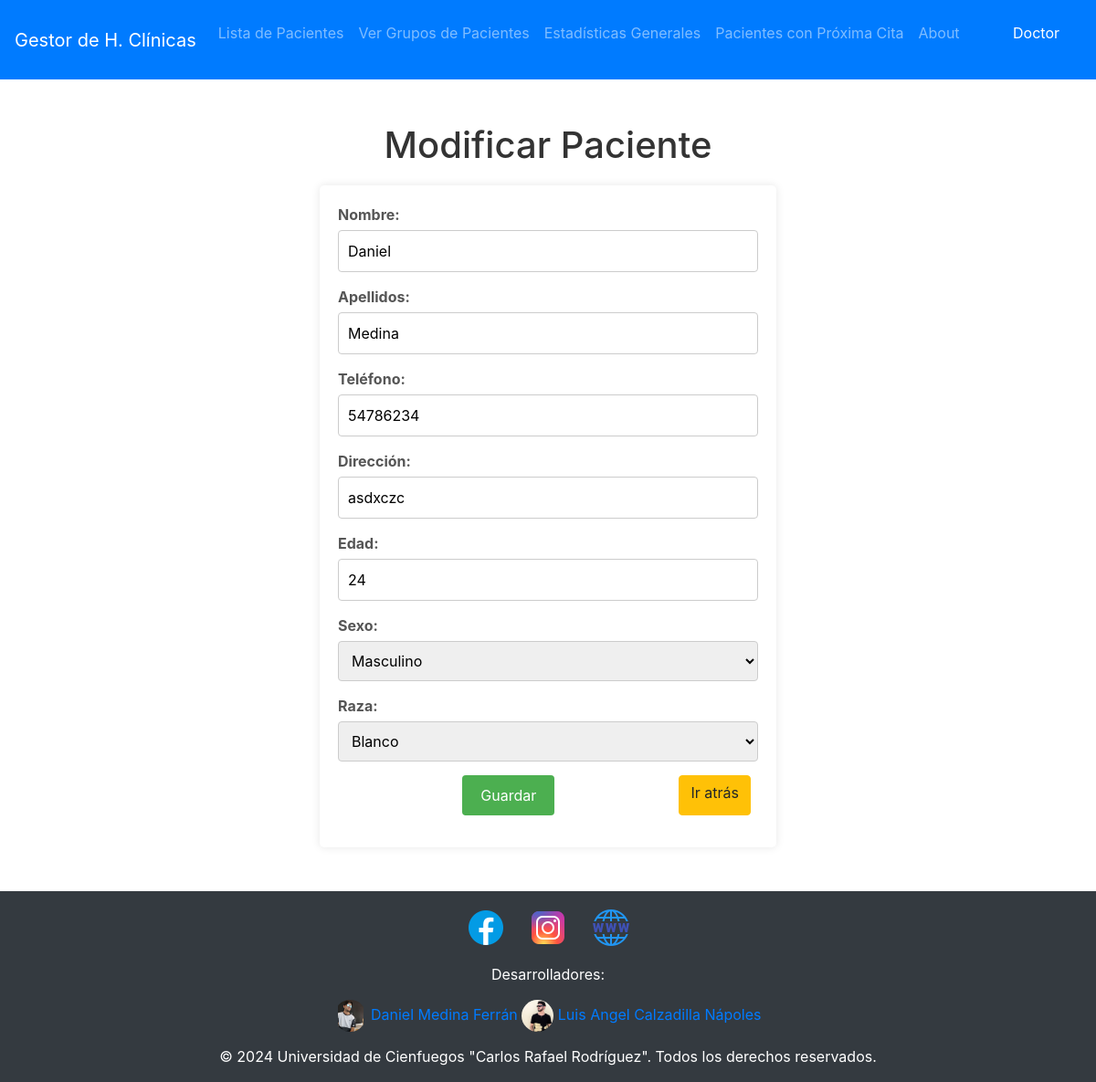
/pacientes/modificar/01111972163/ (signed in), run on the app's committed database.
### Historia/models.py (models this page shows, shortened)
class Paciente(models.Model):
    ci = models.CharField(primary_key=True, max_length=11)
    nombre = models.CharField(max_length=50)
    apellidos = models.CharField(max_length=50)
    telefono = models.IntegerField(null=True)
    direccion = models.CharField(max_length=50)
    SEXO_CHOICES = (
        ('M', 'Masculino'),
        ('F', 'Femenino'),
    )
    sexo = models.CharField(max_length=1, choices=SEXO_CHOICES)
    RAZA_CHOICES = (
        ('B', 'Blanco'),
        ('N', 'Negro'),
    )
    raza = models.CharField(max_length=1, choices=RAZA_CHOICES)
    edad = models.IntegerField()

### Historia/views/pacientes.py (the view, shortened to what this page needs)
# urls.py: path('pacientes/modificar/<str:pk>/', pacientes.modificar_paciente, name='modificar_paciente'),
@login_required(login_url="/")
@permission_required("estudiantes.change_paciente", login_url="/")
def modificar_paciente(request, pk):
    paciente = get_object_or_404(Paciente, pk=pk)
    return render(request, 'pacientes/modificar_paciente.html', {'paciente': paciente})

### Historia/templates/pacientes/modificar_paciente.html (shortened to what this page needs)
{% extends 'base.html' %}
{% block content %}
<h1>Modificar Paciente</h1>
<form method="post">
	<div>
		<label for="nombre">Nombre:</label>
		<input type="text" id="nombre" name="nombre" value="{{ paciente.nombre }}" pattern="^[a-zA-ZáéíóúÁÉÍÓÚñÑ\s]+$" title="El nombre solo debe contener letras" required>
	</div>
	<div>
		<label for="apellidos">Apellidos:</label>
		<input type="text" id="apellidos" name="apellidos" value="{{ paciente.apellidos }}" pattern="^[a-zA-ZáéíóúÁÉÍÓÚñÑ\s]+$" title="Los apellidos solo deben contener letras" required>
	</div>
	<div>
		<label for="telefono">Teléfono:</label>
		<input type="tel" id="telefono" name="telefono" value="{{ paciente.telefono }}" pattern="\d{8,12}" title="El número de teléfono debe tener entre 10 y 15 dígitos" required>
	</div>
	<div>
		<label for="direccion">Dirección:</label>
		<input type="text" id="direccion" name="direccion" value="{{ paciente.direccion }}" pattern=".{0,50}" title="La dirección no debe exceder los 50 caracteres" required />
	</div>
	<div>
		<label for="edad">Edad:</label>
		<input type="text" id="edad" name="edad" value="{{ paciente.edad }}" pattern="([1-9][0-9]?)" title="La edad no debe ser 0 y debe tener 3 dígitos numéricos" required />
	</div>
	<div>
	<label for="sexo">Sexo:</label>
	<select id="sexo" name="sexo">
		<option value="M" {% if paciente.sexo == 'M' %}selected{% endif %}>Masculino</option>
	</select>
	</div>
	<div>
		<label for="raza">Raza:</label>
		<select id="raza" name="raza" required>
		<option value="B" {% if paciente.raza == 'B' %}selected{% endif %}>Blanco</option>
		</select>
	</div>
	<div class="d-flex justify-content-center">
		<button type="submit">Guardar</button>
		<a class="btn btn-warning mr-2" href="{% url 'lista_pacientes' %}" class="back-button">Ir atrás</a>
	</div>
</form>
{% endblock %}

### Historia/templates/base.html (shortened to what this page needs)
<!DOCTYPE html>
<html lang="en">
<head>
    {% load static %}
    <link rel="stylesheet" href="https://stackpath.bootstrapcdn.com/bootstrap/4.5.2/css/bootstrap.min.css" />
    <link rel="stylesheet" href="https://cdnjs.cloudflare.com/ajax/libs/font-awesome/5.15.4/css/all.min.css" />
</head>
<body>
    <nav class="navbar navbar-expand-lg navbar-dark bg-primary no-pdf">
        <a class="navbar-brand" href="{% url 'home' %}">Gestor de H. Clínicas</a>
        <div class="collapse navbar-collapse" id="navbarNav">
            <ul class="navbar-nav">
                <li class="nav-item">
                    <a class="nav-link" href="{% url 'lista_pacientes' %}">Lista de Pacientes</a>
                </li>
                <li class="nav-item">
                    <a class="nav-link" href="{% url 'grupos_pacientes' %}">Ver Grupos de Pacientes</a>
                </li>
                <li class="nav-item">
                    <a class="nav-link" href="{% url 'estadisticas_generales' %}">Estadísticas Generales</a>
                </li>
                <li class="nav-item">
                    <a class="nav-link" href="{% url 'pacientes_con_proxima_cita' %}">Pacientes con Próxima Cita</a>
                </li>
                <li class="nav-item">
                    <a class="nav-link" href="{% url 'about' %}">About</a>
                </li>
            </ul>
        </div>
        <div class="navbar">
            <div class="navbar-nav">
                <li class="nav-item">
                    <span class="nav-link text-white">{{ user.first_name }}</span>
                </li>
            </div>
        </div>
    </nav>
    <div class="container my-5 content">{% block content %} {% endblock %}</div>
	<footer class="no-pdf">
		<div class="footer-content">
			<div class="footer-container">
				<div class="footer-icons">
					<a href="https://www.facebook.com/ucfgos/" aria-label="Facebook">
						<img src="{% static 'icons/facebook.png' %}" alt="Facebook">
					</a>
					<a href="https://instagram.com/ucfgos" aria-label="Instagram">
						<img src="{% static 'icons/instagram.png' %}" alt="Instagram">
					</a>
					<a href="http://www.ucf.edu.cu/" aria-label="Web">
						<img src="{% static 'icons/web.png' %}" alt="Web">
					</a>
				</div>
				<div class="footer-developers">
					<p>Desarrolladores:</p>
					<div class="developer-icons">
						<a href="#" aria-label="medina">
							<img src="{% static 'icons/medina.jpg' %}" alt="Daniel Medina Ferrán" class="developer-icon-img">
							<span>Daniel Medina Ferrán</span>
						</a>
						<a href="#" aria-label="luisangel">
							<img src="{% static 'icons/luisangel.jpg' %}" alt="Luis Angel Calzadilla Nápoles" class="developer-icon-img">
							<span>Luis Angel Calzadilla Nápoles</span>
						</a>
					</div>
				</div>
			</div>
		</div>
		<p class="mb-0 text-center">© {{ year }} 2024 Universidad de Cienfuegos "Carlos Rafael Rodríguez". Todos los derechos reservados.</p>
	</footer>
</body>
</html>

### Historia/templates/base.html (style rules this page uses)
body { display: flex; flex-direction: column; min-height: 100vh; margin: 0; }
.content { flex: 1; }
.navbar-nav { position: relative; }
.nav-link { color: white; text-decoration: none; }
footer { background-color: #343a40; color: #ffffff; padding: 1rem; text-align: center; width: 100%; }
.footer-icons a { color: #ffffff; margin: 0 0.5rem; }
.developer-icon-img { border-radius: 50%; width: 35px; height: 35px; object-fit: contain; }

### Historia/templates/pacientes/modificar_paciente.html (style rules this page uses)
h1 { text-align: center; color: #333; margin-bottom: 20px; }
form { background-color: white; padding: 20px; border-radius: 5px; box-shadow: 0 0 10px rgba(0, 0, 0, 0.1); max-width: 500px; margin: 0 auto; }
div { margin-bottom: 15px; }
label { display: block; font-weight: bold; color: #555; margin-bottom: 5px; }
input[type="text"], input[type="tel"], select { width: 100%; padding: 10px; border: 1px solid #ccc; border-radius: 4px; font-size: 16px; }
button[type="submit"] { background-color: #4CAF50; color: white; padding: 10px 20px; border: none; border-radius: 4px; cursor: pointer; font-size: 16px; display: block; margin: 0 auto; }

### data on the page
Paciente: nombre "Daniel", apellidos "Medina", telefono "54786234", direccion "asdxczc", edad "24", sexo "Masculino", raza "Blanco"

### other printed values
{{ user.first_name }} "Doctor"
